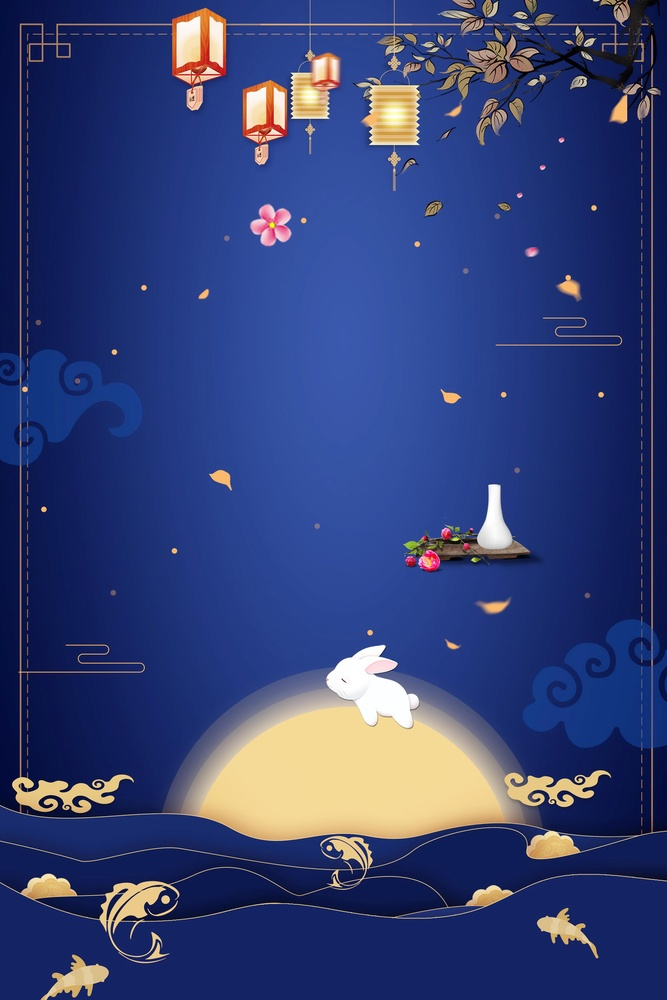
#> input picture Network_data/mid_autom.jpg, 667 x 1000 px, shrunk from 2200 x 3300 before the run
$ python 13PILTest.py
#> lines starting #> are read from the running program, lines starting #| are printed output that depends on the picture
# 图片处理
from PIL import Image,ImageFilter

mid_autom = Image.open("mid_autom.jpg")
#> mid_autom is the input picture: PIL image 667x1000 RGB; mean R, G, B 52.8, 65.6, 118.4
blurry_mid_autom = mid_autom.filter(ImageFilter.GaussianBlur)
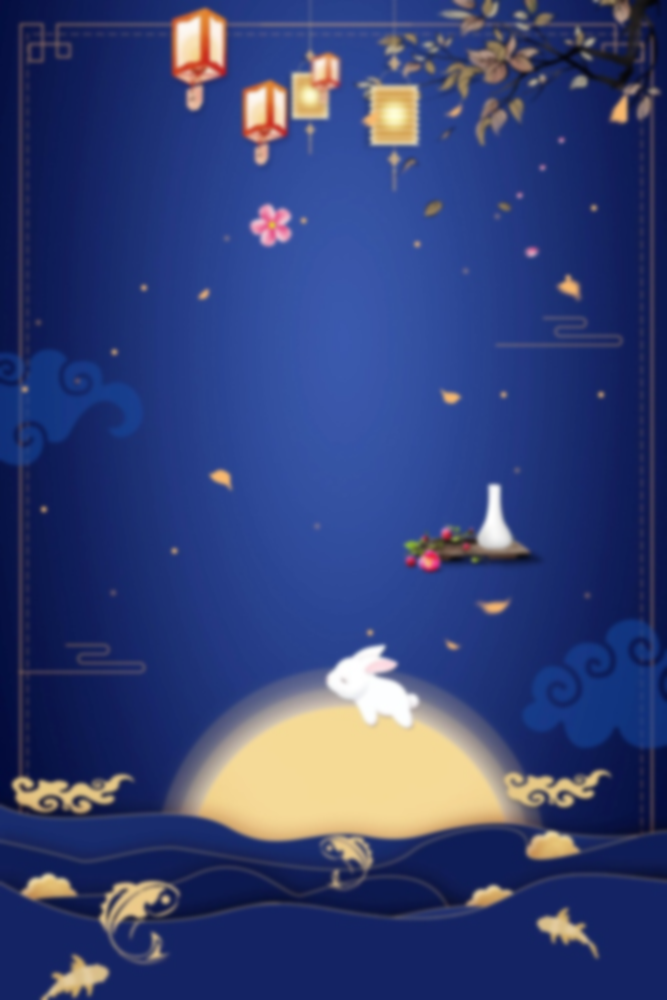
#> blurry_mid_autom: PIL image 667x1000 RGB; mean R, G, B 52.8, 65.6, 118.4
blurry_mid_autom.save("mid_autom_blurry.jpg")
blurry_mid_autom.show()
